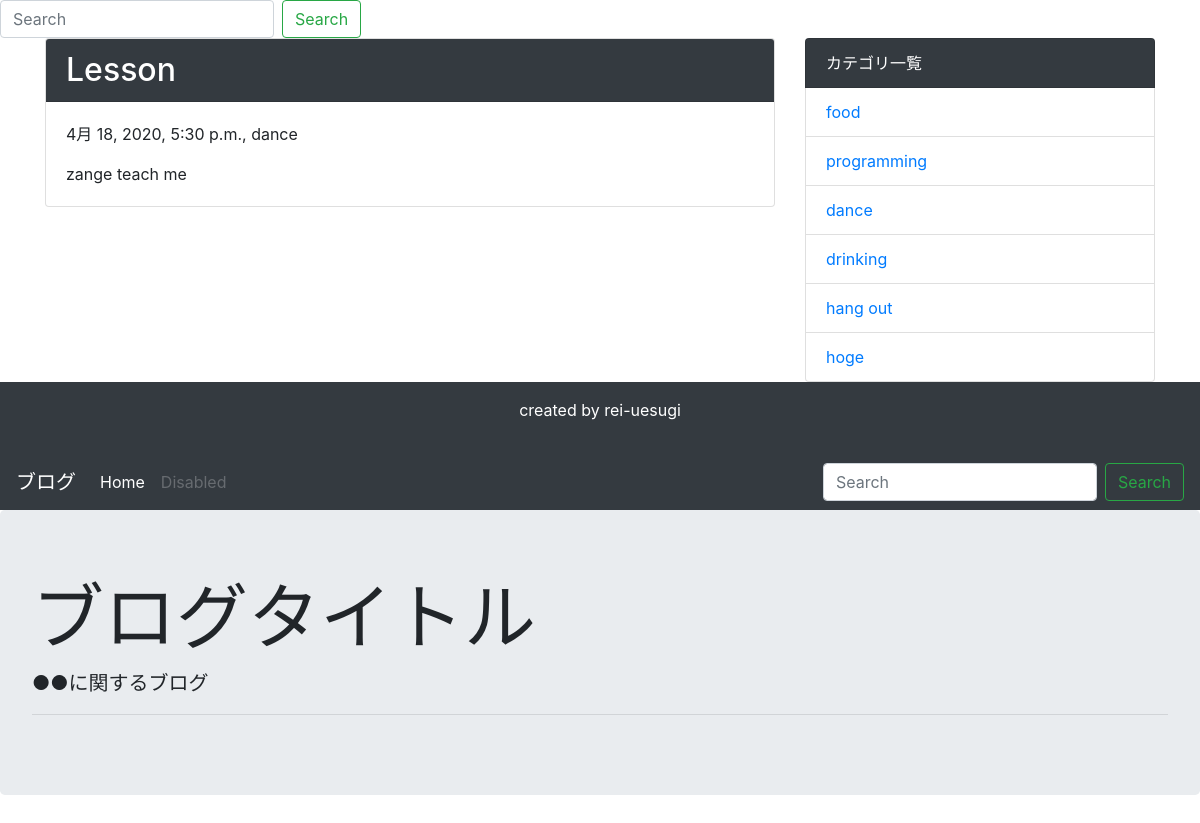
The page /detail/2/ on the database its author committed.
### blog/models.py (models this page shows, shortened)
class Post(models.Model):
    title = models.CharField('タイトル', max_length=100)
    text = models.TextField('本文')
    created_at = models.DateTimeField('作成日',default=timezone.now)
    category = models.ForeignKey(
        Category, verbose_name = 'カテゴリ', on_delete = models.PROTECT
    )

class Category(models.Model):
    name = models.CharField('カテゴリー名', max_length=200)
    created_at = models.DateTimeField('作成日',default=timezone.now)
    def __str__(self):
        return self.name

### blog/views.py (the view)
# urls.py: path('detail/<int:pk>/', views.DetailView.as_view(), name='detail'),
class DetailView(generic.DetailView):
    template_name = 'blog/post_detail.html'
    model = Post

### blog/context_processors.py (called while the page is built)
def common(request):
    context ={
        'category_list':Category.objects.all(),
    }
    return context

### blog/templates/blog/post_detail.html
{% extends 'blog/base.html' %}
{% block content %}
<div class="card mb-3">
    <h2 class="card-header bg-dark text-white">{{ post.title }}</h2>
    <div class="card-body">
      <p>{{ post.created_at }}, {{ post.category }}</p>
      {{ post.text | linebreaksbr | urlize }}
    </div>
</div>
{% endblock %}

### blog/templates/blog/base.html (shortened to what this page needs)
<!doctype html>
<html lang="ja">
  <head>
    <link rel="stylesheet" href="https://stackpath.bootstrapcdn.com/bootstrap/4.4.1/css/bootstrap.min.css">
  </head>
  <form class="form-inline my-2 my-lg-0" method="GET" action="{% url 'blog:index' %}">
    <input class="form-control mr-sm-2" type="text" placeholder="Search" aria-label="Search" name="keyword">
    <button class="btn btn-outline-success my-2 my-sm-0" type="submit">Search</button>
  </form>
  <body>
      <div class="container">
        <div class="row">
          <div class="col-md-8">
            {% block content %}
            {% endblock %}
          </div>
          <div class="col-md-4">
            <ul class="list-group">
              <li class="list-group-item bg-dark text-white">カテゴリ一覧</li>
              {% for category in category_list %}
              <li class="list-group-item"><a href="{% url 'blog:category' category.pk %}">{{ category }}<a href="{% url 'blog:category' category.pk %}"></a></li>
              {% endfor %}
          </ul>
          </div>
       </div>
      </div>
      <footer class="bg-dark text-white text-center py-3">
        <p>created by rei-uesugi</p>
    </footer>
  </body>
  <nav class="navbar navbar-expand-lg navbar-dark bg-dark">
    <a class="navbar-brand" href="#">ブログ</a>
    <div class="collapse navbar-collapse" id="navbarSupportedContent">
      <ul class="navbar-nav mr-auto">
        <li class="nav-item active">
          <a class="nav-link" href="{% url 'blog:index' %}">Home</a>
        </li>
        <li class="nav-item">
          <a class="nav-link disabled" href="#">Disabled</a>
        </li>
      </ul>
      <form class="form-inline my-2 my-lg-0">
        <input class="form-control mr-sm-2" type="text" placeholder="Search" aria-label="Search">
        <button class="btn btn-outline-success my-2 my-sm-0" type="submit">Search</button>
      </form>
    </div>
  </nav>
  <div class="jumbotron">
    <h1 class="display-3">ブログタイトル</h1>
    <p class="lead">●●に関するブログ</p>
    <hr class="my-2">
  </div>
</html>

### rows shown on the page
Post: title "Lesson", created_at "4月 18, 2020, 5:30 p.m.", category "dance", text "zange teach me"
Category: name "food"
Category: name "programming"
Category: name "dance"
Category: name "drinking"
Category: name "hang out"
Category: name "hoge"
